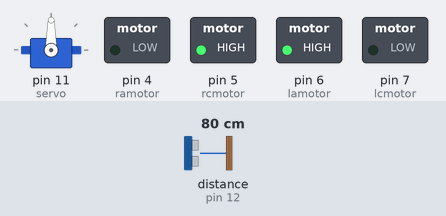
The sketch below on a simulated Arduino Uno, built with avr-gcc and run on an emulated ATmega328P. Shown: servo, switched loads named in the sketch (green lamp = pin HIGH). Wiring (inferred from the names in the program): ultrasonic range finder: trigger pin 13; echo pin 12. The inputs (shaded band) are chosen by the test bench; at power-on: distance to the obstacle (sensor on pin 12) 80 cm. The echo pulse lasts 58.3 µs per cm; pins used as bus, display or sensor lines are not drawn.

Above: at 1.2 s.
1.3 s: distance to the obstacle (sensor on pin 12) set to 23 cm
2.8 s: distance to the obstacle (sensor on pin 12) set to 18 cm
At 5.7 s:
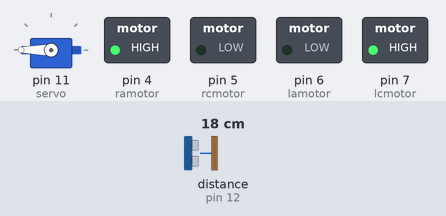
5.8 s: distance to the obstacle (sensor on pin 12) set to 35 cm
At 8.1 s:
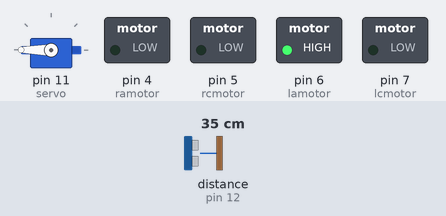
8.8 s: distance to the obstacle (sensor on pin 12) set to 2 cm
At 9.9 s:
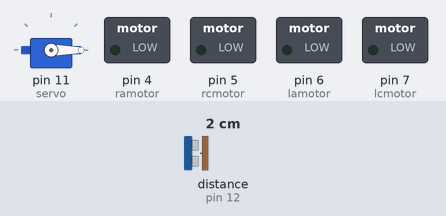
Timing chart, 0 to 12.8 s (numbered marks = the images above; inputs shaded):
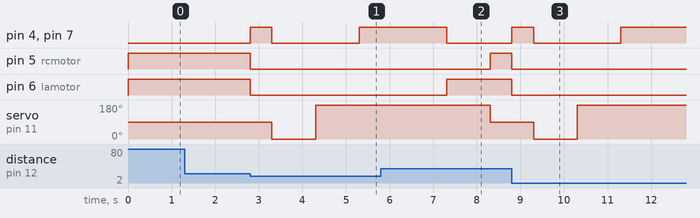

Measured:
- the behaviour switches between 21 and 20 cm on distance to the obstacle (sensor on pin 12) (found by bisection; images 0 and 1)
- after the input at 1.3 s, every drawn part: stays the same
- after the input at 2.8 s, pin 4 (ramotor), pin 7 (lcmotor): LOW → HIGH at once, → LOW 0.50 s later, → HIGH 2.0 s later; pin 5 (rcmotor), pin 6 (lamotor): HIGH → LOW at once; servo on pin 11 (servo): 90° → 0° after 0.50 s, → 180° 1.0 s later
- after the input at 5.8 s, pin 4 (ramotor), pin 7 (lcmotor): goes on until 7.3 s, then stays LOW; pin 5 (rcmotor): LOW → HIGH after 2.5 s; pin 6 (lamotor): goes on until 7.3 s, then stays HIGH
- after the input at 8.8 s, pin 4 (ramotor), pin 7 (lcmotor): LOW → HIGH at once, → LOW 0.50 s later, → HIGH 2.0 s later; pin 5 (rcmotor), pin 6 (lamotor): HIGH → LOW at once; servo on pin 11 (servo): 90° → 0° after 0.50 s, → 180° 1.0 s later

The sketch:

obstracle.ino
```cpp
#define trig 13         /*triger pin of a ultrasonic sensor*/
#define eco 12          /*eco pin of a ultrasonic sensor*/
#include <Servo.h>
#define lcmotor 7       /*Left side clockwise rotating motor*/
#define lamotor 6       /*Left side anti clockwise rotating motor*/
#define rcmotor 5       /*right side clockwise rotating motor*/
#define ramotor 4       /*right side anti clockwise rotating motor*/
int angle=90;
Servo servo;            /*Servo motor*/
void setup() {
  pinMode(trig,OUTPUT);
  servo.attach(11);
  pinMode(eco,INPUT);
  pinMode(lcmotor,OUTPUT);
  pinMode(lamotor,OUTPUT);
  pinMode(rcmotor,OUTPUT);
  pinMode(ramotor,OUTPUT);
}

void loop() {
  servo.write(90);
  digitalWrite(trig,HIGH);
  delayMicroseconds(10);
  digitalWrite(trig,LOW);
  long tim=pulseIn(eco,HIGH)/2;
  long dist=tim*0.034;
  digitalWrite(lamotor,HIGH);
  digitalWrite(rcmotor,HIGH);


  if(dist<20){

    digitalWrite(lamotor,LOW);
    digitalWrite(rcmotor,LOW);

    digitalWrite(lcmotor,HIGH);
    digitalWrite(ramotor,HIGH);
    delay(500);
    digitalWrite(lcmotor,LOW);
    digitalWrite(ramotor,LOW);
    servo.write(0);
    delay(1000);

    digitalWrite(trig,HIGH);
    delayMicroseconds(10);
    digitalWrite(trig,LOW);
    long tim=pulseIn(eco,HIGH)/2;
    long dist=tim*0.034;

    if(dist>20){
      digitalWrite(lamotor,HIGH);
      delay(1000);
      digitalWrite(rcmotor,HIGH);
      servo.write(90);
    }
    else{
      servo.write(180);
      delay(1000);

      digitalWrite(trig,HIGH);
      delayMicroseconds(10);
      digitalWrite(trig,LOW);
      long tim=pulseIn(eco,HIGH)/2;
      long dist=tim*0.034;


      if(dist>20){

        digitalWrite(rcmotor,HIGH);
        delay(1000);
        digitalWrite(lamotor,HIGH);
        servo.write(90);
      }
      else{
        digitalWrite(lcmotor,HIGH);
        digitalWrite(ramotor,HIGH);
        delay(2000);
        digitalWrite(lcmotor,LOW);
        digitalWrite(ramotor,LOW);
        digitalWrite(lamotor,HIGH);
        delay(1000);
      }
    }
    }
  }
```
